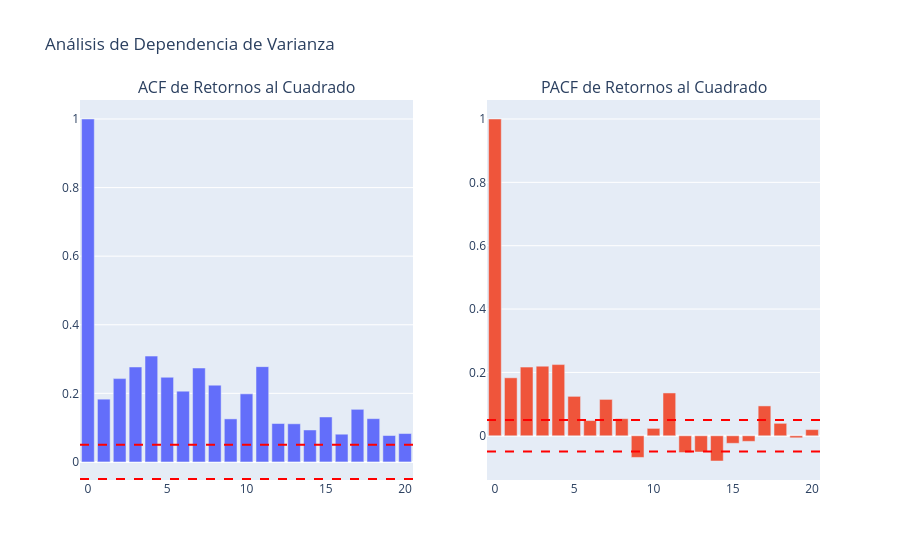

This figure's notebook cell:
### Markdown cell above
## **<font color= #0077b6> Selección y validación de modelo. </font>**

Para justificar si es estadísticamente viable utilizar un modelo GARCH, se calculan las graficas ACF y PACF; pero utilizando los retornos al cuadrado.

**Retornos vs. Retornos al Cuadrado**

Las gráficas ACF y PACF miden la autocorrelación (qué tanto se parece el dato de hoy vs los datos del pasado)

- ACF/PACF de los Retornos Normales ($r_t$)
  - ¿Qué miden? ->
    Dependencia lineal en el primer momento estadístico (la media).
  - ¿Qué pregunta responden? ->
    Saber si la acción subió ayer me ayuda a predecir si subirá hoy.
  - Lo que verás en la gráfica ->
    La gráfica de los retornos normales $r_t$ casi no mostrará barras rojas significativas. Esto indica que el retorno diario es prácticamente ruido blanco (impredecible).
    
- ACF/PACF de los Retornos al Cuadrado ($r_t^2$)
  - ¿Qué miden? ->
    Dependencia no lineal en el segundo momento estadístico (la varianza/volatilidad). Al elevar al cuadrado, eliminamos el signo (positivo o negativo) y nos quedamos solo con la magnitud del movimiento.
  - ¿Qué pregunta responden? ->
    Saber que ayer hubo un movimiento violento (sin importar si fue hacia arriba o hacia abajo) me ayuda a predecir si hoy el mercado seguirá turbulento.
  - Lo que verás en la gráfica ->
    Verás múltiples barras que sobresalen de la zona de significancia. Esto demuestra matemáticamente el Volatility Clustering (agrupamiento de volatilidad).

Si la PACF o ACF de retornos al cuadrado no muestra barras significativas, no se recomienda utilizar un modelo GARCH (Puede ser un modelo EGARCH o de otra familia)

### Code cell
# Retornos al cuadrado
sq_returns = returns**2

# Calcular ACF y PACF
lag_acf = acf(sq_returns, nlags=20)
lag_pacf = pacf(sq_returns, nlags=20, method='ols')

# Graficar ACF y PACF con Plotly
fig = make_subplots(rows=1, cols=2, subplot_titles=('ACF de Retornos al Cuadrado', 'PACF de Retornos al Cuadrado'))

# Añadir barras de ACF
fig.add_trace(go.Bar(x=np.arange(len(lag_acf)), y=lag_acf, name='ACF'), row=1, col=1)
# Añadir barras de PACF
fig.add_trace(go.Bar(x=np.arange(len(lag_pacf)), y=lag_pacf, name='PACF'), row=1, col=2)

# Líneas de significancia (aprox 1.96 / sqrt(N))
sig_level = 1.96 / np.sqrt(len(returns))
for i in [1, 2]:
    fig.add_hline(y=sig_level, line_dash="dash", line_color="red", row=1, col=i)
    fig.add_hline(y=-sig_level, line_dash="dash", line_color="red", row=1, col=i)

fig.update_layout(title='Análisis de Dependencia de Varianza', showlegend=False)
fig.show()

### Figure 1 — Plotly figure (JSON) as saved in the notebook; plotly's stock layout.template omitted (floating-point values rounded to 4 significant figures)
{"data": [{"name": "ACF", "type": "bar", "x": [0, 1, 2, 3, 4, 5, 6, 7, 8, 9, 10, 11, 12, 13, 14, 15, 16, 17, 18, 19, 20], "xaxis": "x", "y": [1.0, 0.183, 0.2429, 0.2768, 0.3086, 0.2468, 0.2065, 0.2739, 0.2239, 0.1255, 0.1985, 0.2779, 0.112, 0.1112, 0.09317, 0.1311, 0.08083, 0.1534, 0.1261, 0.077, 0.08279], "yaxis": "y"}, {"name": "PACF", "type": "bar", "x": [0, 1, 2, 3, 4, 5, 6, 7, 8, 9, 10, 11, 12, 13, 14, 15, 16, 17, 18, 19, 20], "xaxis": "x2", "y": [1.0, 0.183, 0.2168, 0.2198, 0.2248, 0.1245, 0.0481, 0.1148, 0.05393, -0.06833, 0.02336, 0.1352, -0.05286, -0.05129, -0.07959, -0.02377, -0.01758, 0.09431, 0.03931, -0.006323, 0.01954], "yaxis": "y2"}], "layout": {"annotations": [{"font": {"size": 16}, "showarrow": false, "text": "ACF de Retornos al Cuadrado", "x": 0.225, "xanchor": "center", "xref": "paper", "y": 1, "yanchor": "bottom", "yref": "paper"}, {"font": {"size": 16}, "showarrow": false, "text": "PACF de Retornos al Cuadrado", "x": 0.775, "xanchor": "center", "xref": "paper", "y": 1, "yanchor": "bottom", "yref": "paper"}], "shapes": [{"line": {"color": "red", "dash": "dash"}, "type": "line", "x0": 0, "x1": 1, "xref": "x domain", "y0": 0.04977, "y1": 0.04977, "yref": "y"}, {"line": {"color": "red", "dash": "dash"}, "type": "line", "x0": 0, "x1": 1, "xref": "x domain", "y0": -0.04977, "y1": -0.04977, "yref": "y"}, {"line": {"color": "red", "dash": "dash"}, "type": "line", "x0": 0, "x1": 1, "xref": "x2 domain", "y0": 0.04977, "y1": 0.04977, "yref": "y2"}, {"line": {"color": "red", "dash": "dash"}, "type": "line", "x0": 0, "x1": 1, "xref": "x2 domain", "y0": -0.04977, "y1": -0.04977, "yref": "y2"}], "showlegend": false, "title": {"text": "Análisis de Dependencia de Varianza"}, "xaxis": {"anchor": "y", "domain": [0, 0.45]}, "xaxis2": {"anchor": "y2", "domain": [0.55, 1]}, "yaxis": {"anchor": "x", "domain": [0, 1]}, "yaxis2": {"anchor": "x2", "domain": [0, 1]}}}
